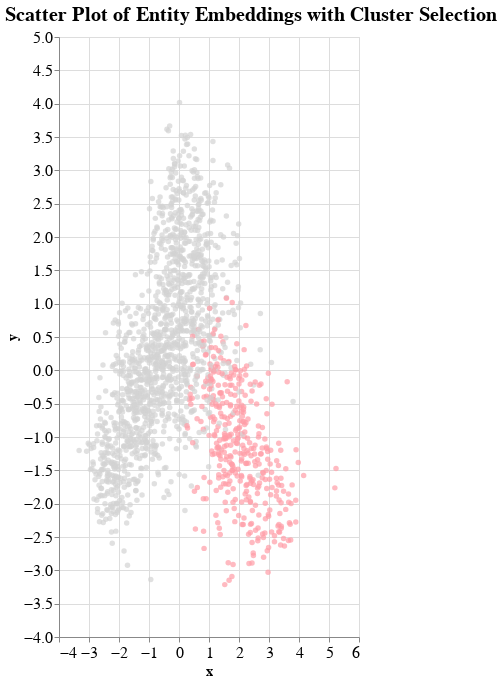

Here is the notebook cell this chart was saved with:
### Code cell
# Menù a tendina per "Tipo dato"
dropdown_options1 = sorted(embeddings_df['cluster_name'].unique().tolist())

# Create a selection element for clusters
cluster_selection = alt.selection_single(
    fields=['cluster_name'],
    bind=alt.binding_select(options=embeddings_df['cluster_name'].unique(), name='Cluster: '),
    value = dropdown_options1[7]
)

# Create the scatter plot
scatter_plot = alt.Chart(embeddings_df).mark_circle().encode(
    x='x:Q',
    y='y:Q',
    color=alt.condition(
        cluster_selection,
        alt.Color('cluster_name:N', legend=None),
        alt.value('lightgrey')
    ),
    tooltip=['cluster_name', 'entity']
).add_selection(
    cluster_selection
).properties(
    title='Scatter Plot of Entity Embeddings with Cluster Selection',
    width="container",
    height=600
)

# Display the chart
scatter_plot.display()

### Figure 1 — Vega-Lite specification as saved in the notebook (floating-point values rounded to 4 significant figures; data arrays with more than 128 entries replaced by an {"elided": "..."} marker saying what was removed)
{"config": {"background": "transparent", "title": {"fontSize": 20, "anchor": "start", "color": "black"}, "axis": {"labelFontSize": 16, "titleFontSize": 14}}, "data": {"name": "data-745a27872b92956628116417b95d9cdb"}, "mark": {"type": "circle"}, "encoding": {"color": {"condition": {"param": "param_2", "field": "cluster_name", "legend": null, "type": "nominal"}, "value": "lightgrey"}, "tooltip": [{"field": "cluster_name", "type": "nominal"}, {"field": "entity", "type": "nominal"}], "x": {"field": "x", "type": "quantitative"}, "y": {"field": "y", "type": "quantitative"}}, "height": 600, "params": [{"name": "param_2", "select": {"type": "point", "fields": ["cluster_name"]}, "bind": {"input": "select", "options": ["Suolo", "Sindacato", "Roma", "Società (sociologia)", "Dio", "Europa", "Agricoltura", "Italia"], "name": "Cluster: "}, "value": "Suolo"}], "title": "Scatter Plot of Entity Embeddings with Cluster Selection", "width": "container", "$schema": "https://vega.github.io/schema/vega-lite/v5.17.0.json", "datasets": {"data-745a27872b92956628116417b95d9cdb": {"elided": "1810 records"}}}
